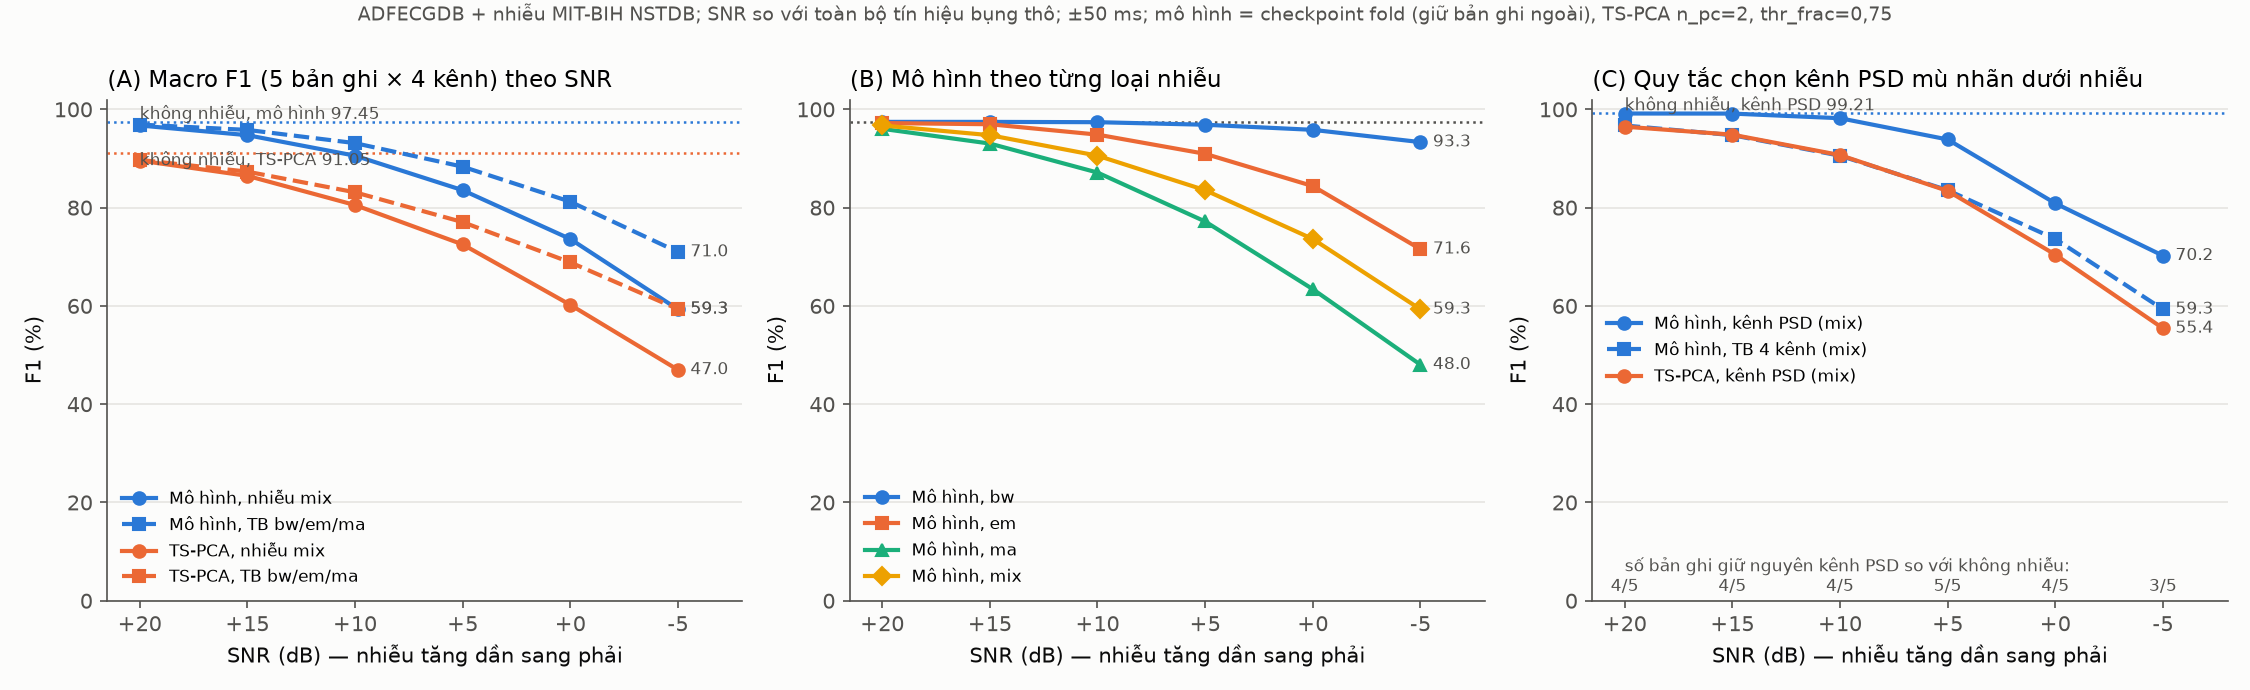

This chart was generated by the following Python code:
# -*- coding: utf-8 -*-
"""
Duong cong F1 theo SNR (Phase P8, nhiem vu G, phan 1).

Nhieu chuan MIT-BIH NSTDB (Moody 1984): bw = troi duong nen, em = nhieu dien cuc, ma = nhieu co,
360 Hz, kenh 'noise1' (cot 0). Noi suy len 1000 Hz bang scipy.signal.resample_poly(x, 25, 9).
'mix' = tong ba loai sau khi chuan hoa moi loai ve phuong sai don vi.

Dinh nghia SNR (chuan, tinh tren TOAN BO ban ghi):
    SNR_dB = 10*log10(P_signal / P_noise)
    P_signal = mean((s - mean(s))^2)  voi s = tin hieu bung THO 1000 Hz (mot kenh, 5 phut) -- tuc la
               phuong sai cua ca ban ghi, gom ca ECG me (thanh phan ap dao) + ECG thai + nhieu san co.
    P_noise  = mean((n - mean(n))^2)  voi n = doan nhieu duoc cong vao.
    y = s + a*(n - mean(n)),  a = sqrt(P_signal / (P_noise * 10^(SNR/10))).
    LUU Y: SNR o day la so voi TOAN BO tin hieu bung (chu yeu la QRS me), KHONG phai so voi
    rieng thanh phan thai (thanh phan thai nho hon me nhieu). 0 dB nghia la nhieu co cong suat
    bang ca tin hieu bung.

Doan nhieu: offset ngau nhien trong ban ghi nhieu 30 phut, seed co dinh
    rng = np.random.default_rng([SEED, chi_so_ban_ghi, kenh, chi_so_loai_nhieu]);
    cung mot offset cho moi muc SNR (de cac muc SNR so sanh duoc voi nhau).

Mo hinh: checkpoint fold_rXX (khong huan luyen tren rXX), nguong lay tu checkpoint (chon tren ban ghi
val cua fold), M.preprocess -> M.cancel_maternal -> M.robust_scale -> M.probability_series -> M.pick_peaks.
Baseline: TS-PCA (n_pc=2) + Pan-Tompkins thich nghi (thr_frac=0,75) -- tham so chon tren r01 trong
baselines/ts_baseline.py, import nguyen ham. Cham +/-50 ms tai 1000 Hz bang M.match_events.
Kenh PSD mu nhan: pick_blind() cua benchmark_dpss/blind_lead.py ap len phan du cua moi phuong phap.

Chay:  PYTHONIOENCODING=utf-8 python pilot_evidence/snr_curve.py [--quick]
Ghi:   pilot_evidence/snr_curve.json, snr_curve.png, snr_log.txt
"""
import os, sys
os.environ['OPENBLAS_NUM_THREADS'] = '1'; os.environ['OMP_NUM_THREADS'] = '1'; os.environ['MKL_NUM_THREADS'] = '1'
sys.stdout.reconfigure(encoding='utf-8', errors='replace')
import json, time, argparse, datetime, importlib.util
import numpy as np, torch, mne, wfdb
from scipy import signal as sg

torch.set_num_threads(3)
HERE = os.path.dirname(os.path.abspath(__file__)); ROOT = os.path.dirname(HERE)
sys.path.insert(0, os.path.join(ROOT, 'benchmark_dpss'))
from _paths import adfecgdb_dir, checkpoint
from blind_lead import pick_blind
spec = importlib.util.spec_from_file_location('fqrs', os.path.join(ROOT, 'model', 'fqrs_model.py'))
M = importlib.util.module_from_spec(spec); spec.loader.exec_module(M); CFG = M.CFG
spec2 = importlib.util.spec_from_file_location('ts_baseline', os.path.join(ROOT, 'baselines', 'ts_baseline.py'))
TSB = importlib.util.module_from_spec(spec2); spec2.loader.exec_module(TSB)

RECS = ['r01', 'r04', 'r07', 'r08', 'r10']
LEADS = (1, 2, 3, 4)
NOISE_TYPES = ['bw', 'em', 'ma', 'mix']
SNRS = [20, 15, 10, 5, 0, -5]
SEED = 0
FS_IN = CFG['fs_in']; UP = FS_IN // CFG['fs']; TOL = CFG['tolerance_ms']
NSTDB = os.path.join(ROOT, 'model', 'data', 'nstdb')
TSPCA_NPC = 2; TSPCA_THR_FRAC = 0.75     # tu baselines/results.json: tuning_r01.chosen.TS_PCA


class Tee:
    def __init__(self, path):
        self.f = open(path, 'w', encoding='utf-8'); self.s = sys.stdout
    def write(self, t): self.s.write(t); self.f.write(t)
    def flush(self): self.s.flush(); self.f.flush()


def load_noise():
    out = {}
    for t in ('bw', 'em', 'ma'):
        r = wfdb.rdrecord(os.path.join(NSTDB, t))
        assert r.fs == 360, r.fs
        x = np.asarray(r.p_signal[:, 0], np.float64)            # kenh 'noise1'
        x = sg.resample_poly(x, 25, 9)                           # 360 -> 1000 Hz
        out[t] = (x - x.mean()).astype(np.float32)
        del x
    return out


def make_noise_segment(noise, t, n, rng):
    """tra ve doan nhieu dai n (chua chuan hoa), da tru trung binh."""
    if t == 'mix':
        seg = np.zeros(n, np.float64)
        for tt in ('bw', 'em', 'ma'):
            s = make_noise_segment(noise, tt, n, rng)
            seg += s / (s.std() + 1e-12)
        return seg
    src = noise[t]; off = int(rng.integers(0, len(src) - n))
    seg = src[off:off + n].astype(np.float64)
    return seg - seg.mean()


def add_noise(s, seg, snr_db):
    p_sig = float(np.mean((s - s.mean()) ** 2)); p_n = float(np.mean(seg ** 2))
    a = np.sqrt(p_sig / (p_n * 10 ** (snr_db / 10.0)))
    return s + a * seg, p_sig, p_n, float(a)


def clean_metrics(m):
    return {k: (float(v) if isinstance(v, (float, np.floating)) else int(v)) for k, v in m.items()}


def run_model(net, thr, y):
    x250 = M.preprocess(y, FS_IN, CFG); res, _ = M.cancel_maternal(x250, CFG)
    prob = M.probability_series(net, M.robust_scale(res).astype(np.float32),
                                M.robust_scale(x250).astype(np.float32), CFG)
    det = M.pick_peaks(prob, thr, CFG).astype(np.int64) * UP
    return det, res, x250


def run_tspca(x250):
    res = TSB.cancel_ts_pca(x250, npc=TSPCA_NPC)[0]
    det = TSB.pan_tompkins_fetal(res, thr_frac=TSPCA_THR_FRAC).astype(np.int64) * UP
    return det, res


def main(quick=False):
    t0 = time.time()
    sys.stdout = Tee(os.path.join(HERE, 'snr_log.txt'))
    print('=' * 96)
    print('DUONG CONG F1-SNR -- ADFECGDB x nhieu NSTDB (bw/em/ma/mix), mo hinh fold vs TS-PCA')
    print('bat dau:', datetime.datetime.now().isoformat(timespec='seconds'), '| quick =', quick)
    print('numpy %s scipy %s torch %s mne %s wfdb %s | torch threads %d'
          % (np.__version__, __import__('scipy').__version__, torch.__version__, mne.__version__,
             wfdb.__version__, torch.get_num_threads()))
    print('=' * 96)
    RAW = adfecgdb_dir(); print('ADFECGDB:', RAW, '| NSTDB:', NSTDB)
    snrs = [20, 5, -5] if quick else SNRS
    types = ['mix', 'ma'] if quick else NOISE_TYPES

    noise = load_noise()
    for t in noise:
        print('  nhieu %s: %d mau @1000 Hz (%.1f phut), std %.4f mV' % (t, len(noise[t]), len(noise[t]) / 60000, noise[t].std()))

    SIG, GT, NET, THR = {}, {}, {}, {}
    for rec in RECS:
        raw = mne.io.read_raw_edf(os.path.join(RAW, rec + '.edf'), preload=True, verbose=False)
        sig = raw.get_data(); del raw
        SIG[rec] = {ld: np.asarray(sig[ld], np.float64) for ld in LEADS}; del sig
        GT[rec] = np.asarray(wfdb.rdann(os.path.join(RAW, rec), 'edf.qrs').sample, int)
        b = torch.load(checkpoint('fetalqrs_tcn_fold_%s.pt' % rec), map_location='cpu', weights_only=False)
        assert b['test_record'] == rec and rec not in b['train_records'], (rec, b['train_records'])
        net = M.FetalQRSTCN(); net.load_state_dict(b['state_dict']); net.eval()
        NET[rec] = net; THR[rec] = float(b['threshold'])
        print('  %s: %d mau, %d nhan thai, fold ckpt train=%s val=%s thr=%.2f'
              % (rec, len(SIG[rec][1]), len(GT[rec]), b['train_records'], b['val_record'], THR[rec]))
        del b

    # ---------------------------------------------------------------- [1] khong nhieu
    print('\n[1] khong nhieu (kiem tra tai lap all_leads.json / baselines/results.json)')
    clean = dict(model={}, tspca={}, psd={})
    for rec in RECS:
        clean['model'][rec] = {}; clean['tspca'][rec] = {}
        rm, rt = {}, {}
        for ld in LEADS:
            det, res, x250 = run_model(NET[rec], THR[rec], SIG[rec][ld])
            clean['model'][rec][str(ld)] = clean_metrics(M.match_events(det, GT[rec], FS_IN, TOL)); rm[ld] = res
            det2, res2 = run_tspca(x250)
            clean['tspca'][rec][str(ld)] = clean_metrics(M.match_events(det2, GT[rec], FS_IN, TOL)); rt[ld] = res2
        lm, lt = int(pick_blind(rm)), int(pick_blind(rt))
        clean['psd'][rec] = dict(model_lead=lm, model_F1=clean['model'][rec][str(lm)]['F1'],
                                 tspca_lead=lt, tspca_F1=clean['tspca'][rec][str(lt)]['F1'])
        print('  %s  mo hinh: %s  PSD->kenh %d | TS-PCA: %s  PSD->kenh %d' % (
            rec, ['%.2f' % clean['model'][rec][str(l)]['F1'] for l in LEADS], lm,
            ['%.2f' % clean['tspca'][rec][str(l)]['F1'] for l in LEADS], lt))
    c_model = float(np.mean([clean['model'][r][str(l)]['F1'] for r in RECS for l in LEADS]))
    c_tspca = float(np.mean([clean['tspca'][r][str(l)]['F1'] for r in RECS for l in LEADS]))
    c_psd_m = float(np.mean([clean['psd'][r]['model_F1'] for r in RECS]))
    c_psd_t = float(np.mean([clean['psd'][r]['tspca_F1'] for r in RECS]))
    print('  KHONG NHIEU: mo hinh 4 kenh %.2f | kenh PSD %.2f || TS-PCA 4 kenh %.2f | kenh PSD %.2f'
          % (c_model, c_psd_m, c_tspca, c_psd_t))

    # ---------------------------------------------------------------- [2] luoi nhieu
    print('\n[2] luoi: %d ban ghi x 4 kenh x %s x SNR %s dB' % (len(RECS), types, snrs))
    grid = {rec: {str(ld): {t: {} for t in types} for ld in LEADS} for rec in RECS}
    psd = {rec: {t: {} for t in types} for rec in RECS}
    n_done = 0; n_total = len(RECS) * len(LEADS) * len(types) * len(snrs)
    for ri, rec in enumerate(RECS):
        for t in types:
            segs = {}
            for ld in LEADS:
                rng = np.random.default_rng([SEED, ri, ld, NOISE_TYPES.index(t)])
                segs[ld] = make_noise_segment(noise, t, len(SIG[rec][ld]), rng)
            for snr in snrs:
                rm, rt = {}, {}
                for ld in LEADS:
                    y, p_sig, p_n, a = add_noise(SIG[rec][ld], segs[ld], snr)
                    det, res, x250 = run_model(NET[rec], THR[rec], y)
                    mm = clean_metrics(M.match_events(det, GT[rec], FS_IN, TOL)); rm[ld] = res
                    det2, res2 = run_tspca(x250)
                    mt = clean_metrics(M.match_events(det2, GT[rec], FS_IN, TOL)); rt[ld] = res2
                    grid[rec][str(ld)][t][str(snr)] = dict(
                        model=mm, tspca=mt, n_det_model=int(len(det)), n_det_tspca=int(len(det2)),
                        P_signal=p_sig, P_noise_unit=p_n, scale_a=a)
                    del y, det, res, x250, det2, res2
                    n_done += 1
                lm, lt = int(pick_blind(rm)), int(pick_blind(rt))
                psd[rec][t][str(snr)] = dict(
                    model_lead=lm, model_F1=grid[rec][str(lm)][t][str(snr)]['model']['F1'],
                    model_lead_same_as_clean=bool(lm == clean['psd'][rec]['model_lead']),
                    model_oracle_F1=max(grid[rec][str(l)][t][str(snr)]['model']['F1'] for l in LEADS),
                    tspca_lead=lt, tspca_F1=grid[rec][str(lt)][t][str(snr)]['tspca']['F1'],
                    tspca_lead_same_as_clean=bool(lt == clean['psd'][rec]['tspca_lead']))
                fm = [grid[rec][str(l)][t][str(snr)]['model']['F1'] for l in LEADS]
                ft = [grid[rec][str(l)][t][str(snr)]['tspca']['F1'] for l in LEADS]
                print('  %s %-3s %+3d dB | mo hinh %s TB %.2f PSD k%d %.2f | TS-PCA %s TB %.2f PSD k%d %.2f | %d/%d %.0fs'
                      % (rec, t, snr, ['%.1f' % v for v in fm], np.mean(fm), lm, psd[rec][t][str(snr)]['model_F1'],
                         ['%.1f' % v for v in ft], np.mean(ft), lt, psd[rec][t][str(snr)]['tspca_F1'],
                         n_done, n_total, time.time() - t0), flush=True)
            del segs

    # ---------------------------------------------------------------- [3] tong hop
    def mean20(method, t, snr):
        v = [grid[r][str(l)][t][str(snr)][method]['F1'] for r in RECS for l in LEADS]
        return float(np.mean(v)), float(np.std(v, ddof=1))

    def micro(method, t, snr):
        tp = sum(grid[r][str(l)][t][str(snr)][method]['TP'] for r in RECS for l in LEADS)
        fp = sum(grid[r][str(l)][t][str(snr)][method]['FP'] for r in RECS for l in LEADS)
        fn = sum(grid[r][str(l)][t][str(snr)][method]['FN'] for r in RECS for l in LEADS)
        return dict(TP=tp, FP=fp, FN=fn, Se=100 * tp / max(tp + fn, 1), PPV=100 * tp / max(tp + fp, 1),
                    F1=200 * tp / max(2 * tp + fp + fn, 1))

    summary = dict(clean=dict(model_4lead=c_model, model_psd=c_psd_m, tspca_4lead=c_tspca, tspca_psd=c_psd_t),
                   model={}, tspca={}, psd_model={}, psd_tspca={}, psd_model_lead_stable={}, micro_model={}, micro_tspca={})
    for t in types:
        summary['model'][t] = {}; summary['tspca'][t] = {}; summary['psd_model'][t] = {}; summary['psd_tspca'][t] = {}
        summary['psd_model_lead_stable'][t] = {}; summary['micro_model'][t] = {}; summary['micro_tspca'][t] = {}
        for snr in snrs:
            m, sd = mean20('model', t, snr); summary['model'][t][str(snr)] = dict(F1_mean=m, F1_sd=sd)
            m2, sd2 = mean20('tspca', t, snr); summary['tspca'][t][str(snr)] = dict(F1_mean=m2, F1_sd=sd2)
            summary['psd_model'][t][str(snr)] = float(np.mean([psd[r][t][str(snr)]['model_F1'] for r in RECS]))
            summary['psd_tspca'][t][str(snr)] = float(np.mean([psd[r][t][str(snr)]['tspca_F1'] for r in RECS]))
            summary['psd_model_lead_stable'][t][str(snr)] = int(sum(psd[r][t][str(snr)]['model_lead_same_as_clean'] for r in RECS))
            summary['micro_model'][t][str(snr)] = micro('model', t, snr)
            summary['micro_tspca'][t][str(snr)] = micro('tspca', t, snr)
    single = [t for t in ('bw', 'em', 'ma') if t in types]
    summary['model_avg_bw_em_ma'] = {str(s): float(np.mean([summary['model'][t][str(s)]['F1_mean'] for t in single])) for s in snrs} if single else {}
    summary['tspca_avg_bw_em_ma'] = {str(s): float(np.mean([summary['tspca'][t][str(s)]['F1_mean'] for t in single])) for s in snrs} if single else {}
    # SNR tai do F1 (mo hinh, mix) roi duoi 90 / 80: muc SNR cao nhat trong luoi ma F1 < nguong (khong noi suy)
    thresholds = {}
    for t in types:
        thresholds[t] = {}
        for method in ('model', 'tspca'):
            for lim in (90, 80):
                below = [s for s in snrs if summary[method][t][str(s)]['F1_mean'] < lim]
                thresholds[t]['%s_below_%d' % (method, lim)] = (max(below) if below else None)
    summary['snr_first_below'] = thresholds
    worst = {str(s): min(single, key=lambda t: summary['model'][t][str(s)]['F1_mean']) for s in snrs} if single else {}
    summary['model_worst_noise_type_per_snr'] = worst

    print('\n' + '-' * 96)
    print('MACRO F1 (TB 20 = 5 ban ghi x 4 kenh) theo SNR   [khong nhieu: mo hinh %.2f, TS-PCA %.2f]' % (c_model, c_tspca))
    print('-' * 96)
    print('%-16s' % 'SNR (dB)' + ''.join('%9s' % ('%+d' % s) for s in snrs))
    for method in ('model', 'tspca'):
        for t in types:
            print('%-16s' % ('%s/%s' % ('Mo hinh' if method == 'model' else 'TS-PCA', t))
                  + ''.join('%9.2f' % summary[method][t][str(s)]['F1_mean'] for s in snrs))
    print('-' * 96)
    print('Kenh PSD mu nhan (TB 5 ban ghi)  [khong nhieu: mo hinh %.2f, TS-PCA %.2f]' % (c_psd_m, c_psd_t))
    for t in types:
        print('%-16s' % ('PSD mo hinh/%s' % t) + ''.join('%9.2f' % summary['psd_model'][t][str(s)] for s in snrs)
              + '   kenh giu nguyen: ' + '/'.join('%d' % summary['psd_model_lead_stable'][t][str(s)] for s in snrs) + ' (tren 5)')
    for t in types:
        print('%-16s' % ('PSD TS-PCA/%s' % t) + ''.join('%9.2f' % summary['psd_tspca'][t][str(s)] for s in snrs))
    print('SNR dau tien (cao nhat) ma F1 < 90 / < 80:', json.dumps(thresholds))
    print('Loai nhieu hai nhat cho mo hinh theo SNR:', worst)

    elapsed = time.time() - t0
    meta = dict(
        ngay=datetime.datetime.now().isoformat(timespec='seconds'), thoi_gian_chay_s=round(elapsed, 1), quick=quick,
        nhieu='MIT-BIH NSTDB (Moody 1984) bw/em/ma, kenh noise1 (cot 0), 360 Hz -> 1000 Hz resample_poly(25, 9); '
              'mix = tong ba loai sau khi chuan hoa moi loai ve phuong sai don vi',
        dinh_nghia_snr='SNR_dB = 10*log10(P_signal/P_noise); P_signal = phuong sai cua tin hieu bung THO 1000 Hz tren toan ban ghi '
                       '(gom ECG me ap dao + ECG thai + nhieu san co); P_noise = phuong sai doan nhieu cong vao; '
                       'y = s + a*(n-mean(n)), a = sqrt(P_signal/(P_noise*10^(SNR/10))). SNR so voi TOAN BO tin hieu bung, '
                       'khong phai so voi rieng thanh phan thai.',
        doan_nhieu='offset ngau nhien, rng = default_rng([SEED=%d, chi_so_ban_ghi, kenh, chi_so_loai]); cung offset cho moi SNR; '
                   'moi kenh mot doan doc lap' % SEED,
        mo_hinh='checkpoint fold_rXX (rXX ngoai train/val), nguong tu checkpoint (chon tren ban ghi val cua fold); '
                'M.preprocess -> M.cancel_maternal -> robust_scale -> M.probability_series -> M.pick_peaks',
        tspca='baselines/ts_baseline.py cancel_ts_pca(npc=%d) + pan_tompkins_fetal(thr_frac=%.2f) (chon tren r01)' % (TSPCA_NPC, TSPCA_THR_FRAC),
        cham='+/-%d ms tai 1000 Hz, ghep 1-1 tham lam M.match_events; macro F1 = TB 20 (ban ghi x kenh)' % TOL,
        kenh_psd='benchmark_dpss/blind_lead.pick_blind tren phan du cua tung phuong phap trong DIEU KIEN NHIEU do',
        thresholds_fold={r: THR[r] for r in RECS}, snrs=snrs, noise_types=types, seed=SEED,
        phien_ban=dict(python=sys.version.split()[0], numpy=np.__version__, scipy=__import__('scipy').__version__,
                       torch=torch.__version__, mne=mne.__version__, wfdb=wfdb.__version__),
        torch_threads=torch.get_num_threads())
    out = dict(meta=meta, summary=summary, clean=clean, grid=grid, psd=psd)
    jp = os.path.join(HERE, 'snr_curve.json' if not quick else 'snr_curve_quick.json')
    json.dump(out, open(jp, 'w', encoding='utf-8'), indent=1, ensure_ascii=False)
    print('\nda ghi %s (%.1f s)' % (jp, elapsed))
    if not quick:
        plot(out, os.path.join(HERE, 'snr_curve.png'))
    print('xong:', datetime.datetime.now().isoformat(timespec='seconds'))


# -------------------------------------------------------------------- ve hinh
def plot(out, path):
    import matplotlib; matplotlib.use('Agg')
    import matplotlib.pyplot as plt
    S = out['summary']; snrs = out['meta']['snrs']; types = out['meta']['noise_types']
    C = dict(blue='#2a78d6', orange='#eb6834', aqua='#1baf7a', yellow='#eda100', ink='#0b0b0b', ink2='#52514e', grid='#e6e5e1')
    plt.rcParams.update({'font.size': 10, 'axes.edgecolor': C['ink2'], 'axes.labelcolor': C['ink'],
                         'xtick.color': C['ink2'], 'ytick.color': C['ink2'], 'axes.spines.top': False,
                         'axes.spines.right': False, 'figure.facecolor': '#fcfcfb', 'axes.facecolor': '#fcfcfb'})
    fig, ax = plt.subplots(1, 3, figsize=(15, 4.6))
    x = list(range(len(snrs)))

    def line(a, ys, color, ls, label, marker='o'):
        a.plot(x, ys, color=color, ls=ls, lw=2, marker=marker, ms=6, label=label, zorder=3)
        a.annotate('%.1f' % ys[-1], (x[-1], ys[-1]), xytext=(6, 0), textcoords='offset points', va='center',
                   fontsize=8, color=C['ink2'])

    # (A) 4 duong + duong ngang khong nhieu
    a = ax[0]
    line(a, [S['model']['mix'][str(s)]['F1_mean'] for s in snrs], C['blue'], '-', 'Mô hình, nhiễu mix')
    line(a, [S['model_avg_bw_em_ma'][str(s)] for s in snrs], C['blue'], '--', 'Mô hình, TB bw/em/ma', 's')
    line(a, [S['tspca']['mix'][str(s)]['F1_mean'] for s in snrs], C['orange'], '-', 'TS-PCA, nhiễu mix')
    line(a, [S['tspca_avg_bw_em_ma'][str(s)] for s in snrs], C['orange'], '--', 'TS-PCA, TB bw/em/ma', 's')
    a.axhline(S['clean']['model_4lead'], color=C['blue'], ls=':', lw=1.2)
    a.axhline(S['clean']['tspca_4lead'], color=C['orange'], ls=':', lw=1.2)
    a.text(0, S['clean']['model_4lead'] + 0.6, 'không nhiễu, mô hình %.2f' % S['clean']['model_4lead'], fontsize=8, color=C['ink2'])
    a.text(0, S['clean']['tspca_4lead'] - 2.4, 'không nhiễu, TS-PCA %.2f' % S['clean']['tspca_4lead'], fontsize=8, color=C['ink2'])
    a.set_title('(A) Macro F1 (5 bản ghi × 4 kênh) theo SNR', loc='left', fontsize=11)
    a.legend(frameon=False, fontsize=8, loc='lower left')

    # (B) mo hinh theo tung loai nhieu
    a = ax[1]
    for t, col, mk in zip(['bw', 'em', 'ma', 'mix'], [C['blue'], C['orange'], C['aqua'], C['yellow']], 'os^D'):
        if t in types:
            line(a, [S['model'][t][str(s)]['F1_mean'] for s in snrs], col, '-', 'Mô hình, ' + t, mk)
    a.axhline(S['clean']['model_4lead'], color=C['ink2'], ls=':', lw=1.2)
    a.set_title('(B) Mô hình theo từng loại nhiễu', loc='left', fontsize=11)
    a.legend(frameon=False, fontsize=8, loc='lower left')

    # (C) kenh PSD mu nhan
    a = ax[2]
    line(a, [S['psd_model']['mix'][str(s)] for s in snrs], C['blue'], '-', 'Mô hình, kênh PSD (mix)')
    line(a, [S['model']['mix'][str(s)]['F1_mean'] for s in snrs], C['blue'], '--', 'Mô hình, TB 4 kênh (mix)', 's')
    line(a, [S['psd_tspca']['mix'][str(s)] for s in snrs], C['orange'], '-', 'TS-PCA, kênh PSD (mix)')
    a.axhline(S['clean']['model_psd'], color=C['blue'], ls=':', lw=1.2)
    a.text(0, S['clean']['model_psd'] + 0.6, 'không nhiễu, kênh PSD %.2f' % S['clean']['model_psd'], fontsize=8, color=C['ink2'])
    for i, s in enumerate(snrs):
        a.text(i, 2, '%d/5' % S['psd_model_lead_stable']['mix'][str(s)], ha='center', fontsize=8, color=C['ink2'])
    a.text(0, 6, 'số bản ghi giữ nguyên kênh PSD so với không nhiễu:', fontsize=8, color=C['ink2'])
    a.set_title('(C) Quy tắc chọn kênh PSD mù nhãn dưới nhiễu', loc='left', fontsize=11)
    a.legend(frameon=False, fontsize=8, loc='center left')

    for a in ax:
        a.set_xticks(x); a.set_xticklabels(['%+d' % s for s in snrs]); a.set_xlabel('SNR (dB) — nhiễu tăng dần sang phải')
        a.set_ylim(0, 102); a.set_ylabel('F1 (%)'); a.grid(axis='y', color=C['grid'], lw=0.8); a.set_axisbelow(True)
        a.set_xlim(-0.3, len(snrs) - 0.4)
    fig.suptitle('ADFECGDB + nhiễu MIT-BIH NSTDB; SNR so với toàn bộ tín hiệu bụng thô; ±50 ms; mô hình = checkpoint fold (giữ bản ghi ngoài), TS-PCA n_pc=2, thr_frac=0,75',
                 fontsize=9, color=C['ink2'], y=0.995)
    fig.tight_layout()
    fig.savefig(path, dpi=150); plt.close(fig)
    print('da ghi', path)


if __name__ == '__main__':
    ap = argparse.ArgumentParser()
    ap.add_argument('--quick', action='store_true', help='chi 3 SNR x 2 loai nhieu, ghi snr_curve_quick.json')
    ap.add_argument('--plot_only', action='store_true')
    a = ap.parse_args()
    if a.plot_only:
        plot(json.load(open(os.path.join(HERE, 'snr_curve.json'), encoding='utf-8')), os.path.join(HERE, 'snr_curve.png'))
    else:
        main(a.quick)
